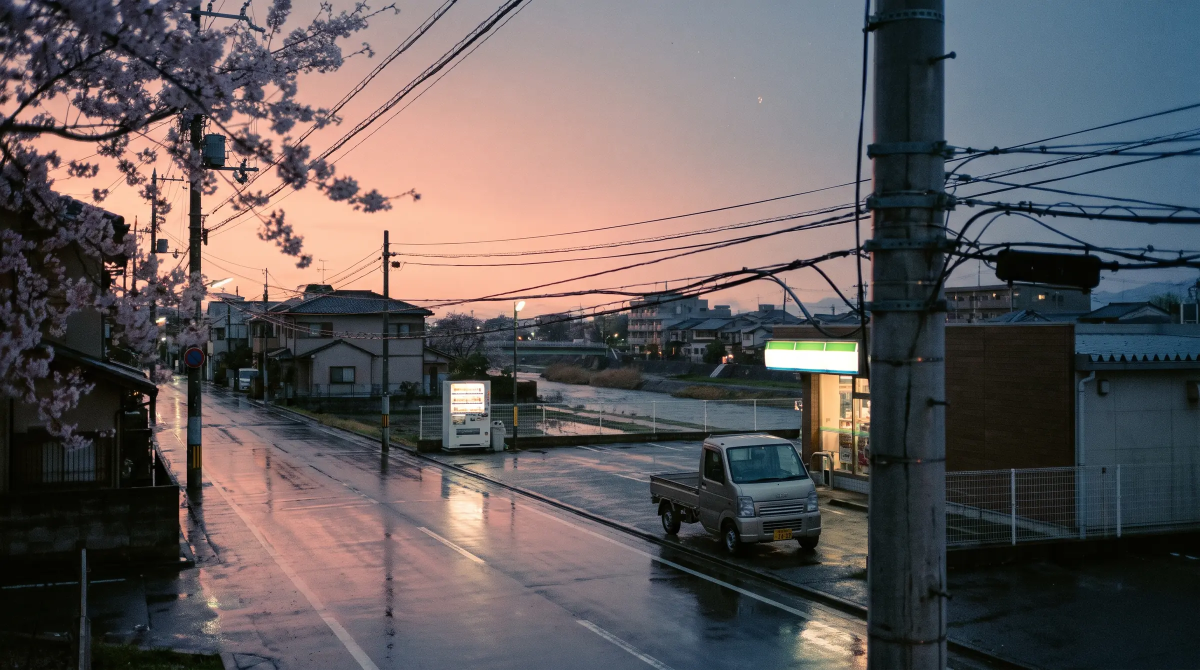
#> input picture src/renderer/src/assets/backdrops/citypop.webp, 2400 x 1340 px, given in place of steel.png, which was not available (shown at 1/2 size)
$ python make-textures.py ../src/renderer/src/assets/backdrops
#> lines starting #> are read from the running program, lines starting #| are printed output that depends on the picture; after the words box and inside, x2 and y2 are one past the last pixel; in counts of white or black regions, pixels touching at a corner belong together
#!/usr/bin/env python3
"""Turn raw material photos (from scripts/nanobanana.py) into the transparent texture overlays the app uses.

Each plate is flattened (the photo's lighting falloff is removed), made seamless by blending it with a half-shifted copy of
itself, then written as a WebP of white and black speckle whose opacity follows the texture. Laid over any surface colour it
adds grain and sheen without changing the colour, so every theme keeps its own palette.

  python3 scripts/make-textures.py <folder holding steel.png aluminium.png rubber.png glass.png>

Needs Pillow. Output goes to src/renderer/src/assets/textures/.
"""
import os
import sys

from PIL import Image, ImageChops, ImageFilter, ImageStat

OUT = os.path.join(os.path.dirname(__file__), "..", "src", "renderer", "src", "assets", "textures")
TILE = 512


def flatten(img: Image.Image, radius: int) -> Image.Image:
    """Subtract the slow lighting gradient so only the surface detail remains, centred on mid grey."""
#> called with radius = 60
    low = img.filter(ImageFilter.GaussianBlur(radius))
    return ImageChops.subtract(img, low, 1, 128)
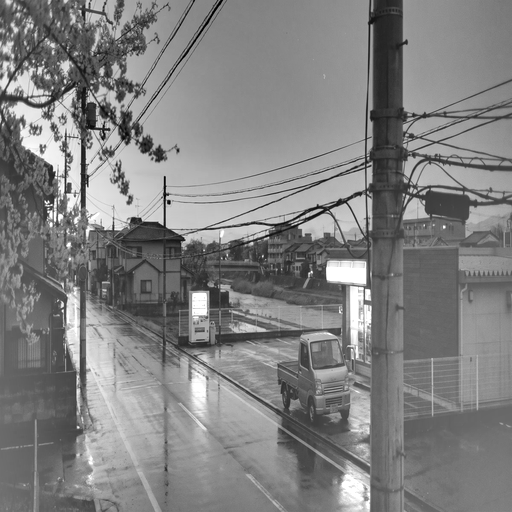
#> returned value: PIL image 512x512 L; min 0, max 255, mean 129.1


def normalise(img: Image.Image, target_std: float) -> Image.Image:
    """Scale contrast about mid grey so every plate has a similar strength."""
#> called with target_std = 12
    std = ImageStat.Stat(img).stddev[0] or 1
#> std = 43.94
    k = min(10.0, target_std / std)
#> k = 0.273
    return img.point(lambda v: max(0, min(255, int(128 + (v - 128) * k))))


def seamless(img: Image.Image) -> Image.Image:
    """Blend the image with a copy shifted by half a tile, weighted so the tile's edges come from the copy's seamless centre."""
    n = img.width
#> n = 512
    shifted = ImageChops.offset(img, n // 2, n // 2)
    mask = Image.new("L", (n, n))
#> mask: PIL image 512x512 L; every value is 0
    px = []
    for y in range(n):
        wy = 1 - abs(2 * y / (n - 1) - 1)
        for x in range(n):
            w = (1 - abs(2 * x / (n - 1) - 1)) * wy
            px.append(int(255 * w * w * (3 - 2 * w)))  # smoothstep
    mask.putdata(px)
    return Image.composite(img, shifted, mask)


def to_overlay(img: Image.Image, gain: float) -> Image.Image:
    """White where the plate is lighter than mid grey, black where it is darker; opacity follows the difference."""
#> called with gain = 0.5
    grey = img.convert("L")
    alpha = grey.point(lambda v: min(255, int(abs(v - 128) * gain)))
    ink = grey.point(lambda v: 255 if v >= 128 else 0)
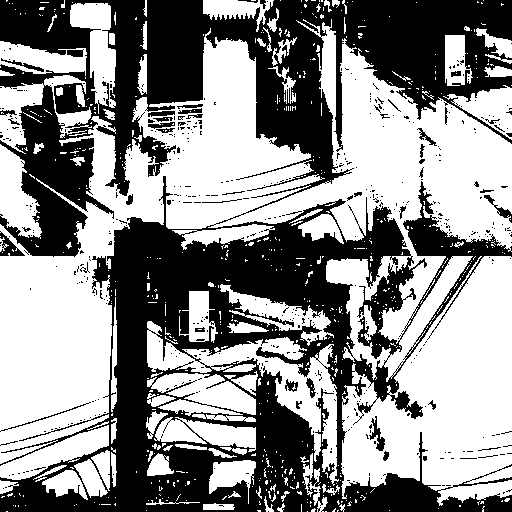
#> ink: PIL image 512x512 L; 55.5% white; 495 black regions (450 under 20 px), largest, box (x1, y1, x2, y2) and area: (0, 0, 512, 512) 112640, (0, 231, 25, 256) 259, (369, 416, 385, 451) 205
    out = Image.merge("RGBA", (ink, ink, ink, alpha))
    return out


def process(src: str, name: str, radius: int, std: float, gain: float, tile: bool = True) -> None:
    img = Image.open(src).convert("L").resize((TILE, TILE), Image.LANCZOS)
    img = normalise(flatten(img, radius), std)
    if tile:
        img = seamless(img)
    os.makedirs(OUT, exist_ok=True)
    path = os.path.join(OUT, f"{name}.webp")
    to_overlay(img, gain).save(path, "WEBP", quality=70, alpha_quality=45, method=6)
    print(f"{name}: {os.path.getsize(path) // 1024} KB")


def glass(src: str) -> None:
    """The glass photo shows a panel on a pedestal: keep only the panel's face, and turn its reflection bands into a white sheen."""
    img = Image.open(src).convert("L")
    w, h = img.size
    face = img.crop((int(w * 0.17), int(h * 0.16), int(w * 0.84), int(h * 0.86))).resize((TILE, TILE), Image.LANCZOS)
    face = face.point(lambda v: min(255, int(max(0, v - 14) * 2.2)))  # lift the faint bands out of the black
    sheen = Image.merge("RGBA", (Image.new("L", face.size, 255),) * 3 + (face.point(lambda v: int(v * 0.30)),))
    os.makedirs(OUT, exist_ok=True)
    path = os.path.join(OUT, "glass.webp")
    sheen.save(path, "WEBP", quality=70, alpha_quality=45, method=6)
    print(f"glass: {os.path.getsize(path) // 1024} KB")


if __name__ == "__main__":
    if len(sys.argv) != 2:
        sys.exit(__doc__)
    d = sys.argv[1]
    process(os.path.join(d, "steel.png"), "steel", radius=60, std=12, gain=0.5)
    process(os.path.join(d, "aluminium.png"), "aluminium", radius=90, std=12, gain=0.6)
#> call 2 of process, with name = 'aluminium', radius = 90, std = 12, gain = 0.6, tile = True
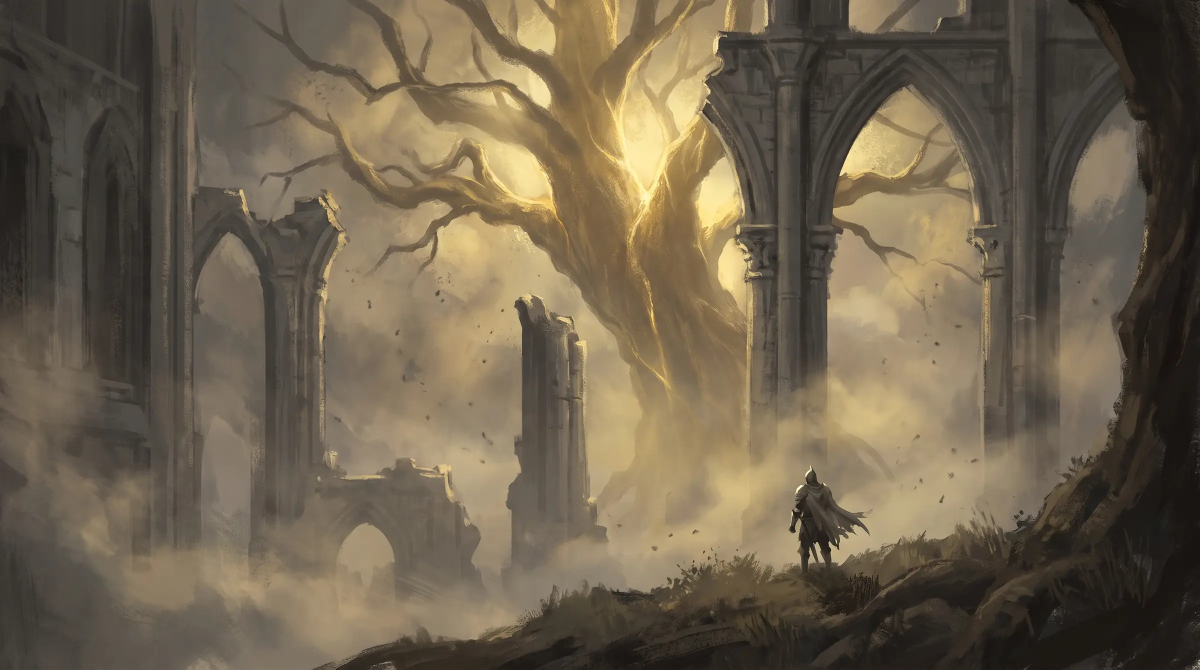
#> input picture src/renderer/src/assets/backdrops/gilded.webp, 2400 x 1339 px, given in place of aluminium.png, which was not available (shown at 1/2 size)
#> in to_overlay (call 2), `ink = grey.point(lambda v: 255 if v >= 128 else 0)`: ink: PIL image 512x512 L; 57.7% white; 249 black regions (213 under 20 px), largest, box (x1, y1, x2, y2) and area: (0, 0, 356, 512) 54895, (209, 226, 404, 512) 18969, (388, 193, 512, 498) 10248
    process(os.path.join(d, "rubber.png"), "rubber", radius=50, std=12, gain=0.45)
#> call 3 of flatten, with radius = 50
#> in flatten (call 3), `low = img.filter(ImageFilter.GaussianBlur(radius))`:
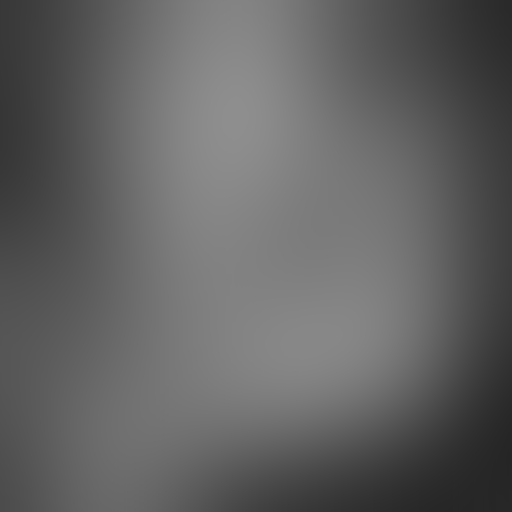
#> low: PIL image 512x512 L; min 37, max 142, mean 98.7
#> in flatten (call 3), `return ImageChops.subtract(img, low, 1, 128)`:
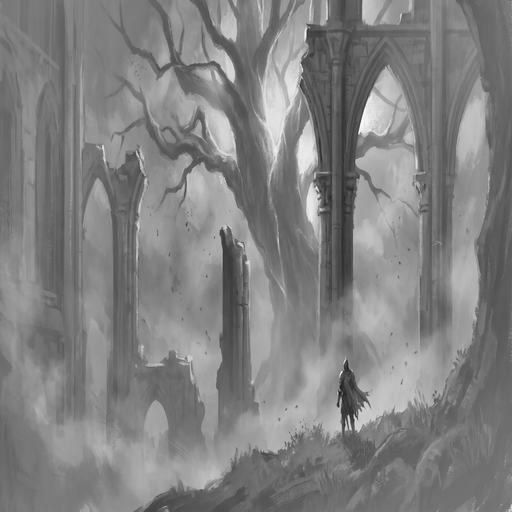
#> returned value: PIL image 512x512 L; min 23, max 255, mean 129.2
#> call 3 of to_overlay, with gain = 0.45
#> in to_overlay (call 3), `alpha = grey.point(lambda v: min(255, int(abs(v - 128) * gain)))`:
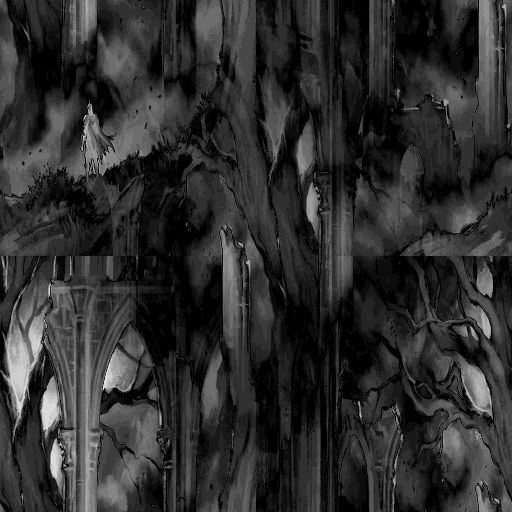
#> alpha: PIL image 512x512 L; min 0, max 21, mean 3.8; drawn with min black and max white
#> in to_overlay (call 3), `ink = grey.point(lambda v: 255 if v >= 128 else 0)`:
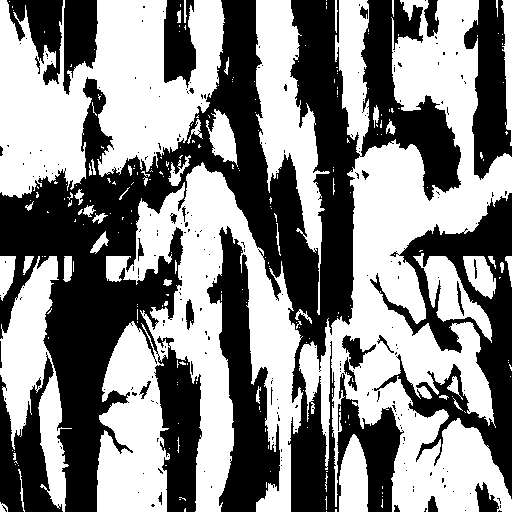
#> ink: PIL image 512x512 L; 52.8% white; 239 black regions (212 under 20 px), largest, box (x1, y1, x2, y2) and area: (0, 0, 461, 512) 80958, (370, 193, 512, 499) 13714, (207, 226, 280, 512) 9351
#> (the run stopped early here; a loop or call above may not have finished)
